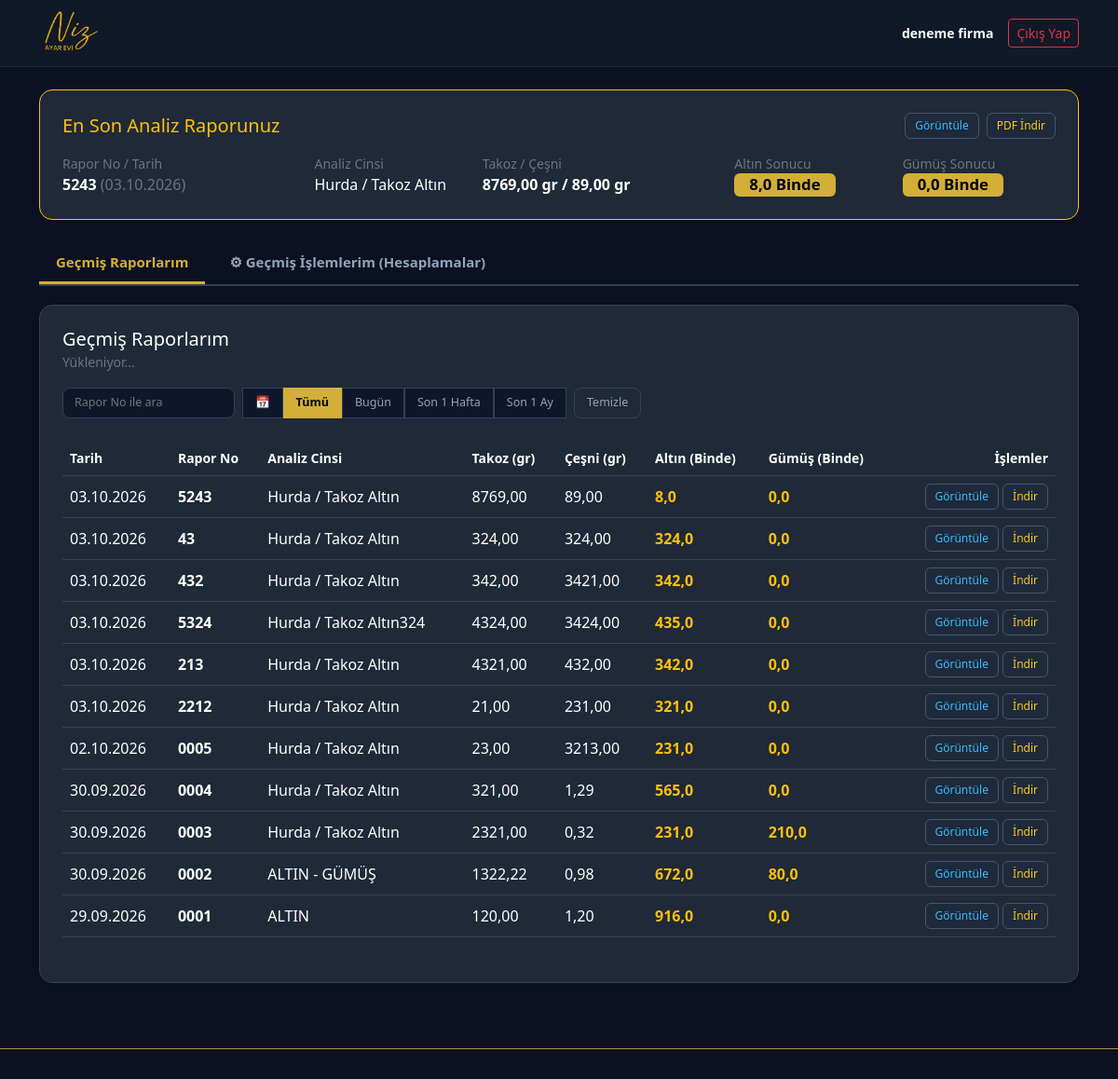
Screenshot of /panel/ (signed in) with the database file from the repository.
### ayarevi/models.py (models this page shows, shortened)
class MusteriProfili(models.Model):
    user = models.OneToOneField(User, on_delete=models.CASCADE, related_name='profil')
    firma_adi = models.CharField(max_length=150, verbose_name="Firma / Müşteri Adı")
    telefon = models.CharField(max_length=20, verbose_name="Ana Telefon Numarası", blank=True, null=True)
    ek_telefonlar = models.CharField(max_length=250, verbose_name="Ek Telefon Numaraları (Virgülle Ayırarak Yazınız)", blank=True, null=True)
    adres = models.TextField(verbose_name="Firma Adresi", blank=True, null=True)
    zorunlu_sifre_degisimi = models.BooleanField(default=True, verbose_name="İlk Girişte Şifre Değiştirsin mi?")
    class Meta:
        verbose_name = "Müşteri Profili"
        verbose_name_plural = "Müşteri Profilleri"

class Rapor(models.Model):
    musteri = models.ForeignKey(MusteriProfili, on_delete=models.CASCADE, related_name='raporlar')
    rapor_no = models.CharField(max_length=50, verbose_name="Rapor No")
    analiz_cinsi = models.CharField(max_length=100, verbose_name="Analiz Cinsi")
    takoz_agirligi = models.DecimalField(max_digits=10, decimal_places=2, verbose_name="Takoz Ağırlığı (gr)")
    cesni_agirligi = models.DecimalField(max_digits=10, decimal_places=2, verbose_name="Çeşni Ağırlığı (gr)")
    altin_binde = models.DecimalField(max_digits=6, decimal_places=2, verbose_name="Altın Binde")
    gumus_binde = models.DecimalField(max_digits=6, decimal_places=2, verbose_name="Gümüş Binde")
    tarih = models.DateTimeField(auto_now_add=True, verbose_name="İşlem Tarihi")
    class Meta:
        verbose_name = "Analiz Raporu"
        verbose_name_plural = "Analiz Raporları"

### ayarevi/views.py (the view)
# urls.py: path('panel/', views.musteri_paneli, name='musteri_paneli'),
@login_required
def musteri_paneli(request):
    if not hasattr(request.user, 'profil'):
        return redirect('/admin/')
    profil = request.user.profil
    if profil.zorunlu_sifre_degisimi:
        return redirect('sifre_degistir')
    raporlar = profil.raporlar.all().order_by('-tarih', '-id')
    son_rapor = raporlar.first()
    hesaplamalar = profil.hesaplamalar.all().order_by('-tarih')
    return render(request, 'panel.html', {
        'profil': profil,
        'son_rapor': son_rapor,
        'raporlar': raporlar,
        'hesaplamalar': hesaplamalar,
    })

### templates/panel.html (shortened to what this page needs)
{% load static %}
<!DOCTYPE html>
<html lang="tr">
<head>
<link href="https://cdn.jsdelivr.net/npm/bootstrap@5.3.3/dist/css/bootstrap.min.css" rel="stylesheet">
<link rel="stylesheet" href="https://cdn.jsdelivr.net/npm/flatpickr/dist/flatpickr.min.css">
<link rel="stylesheet" href="https://cdn.jsdelivr.net/npm/flatpickr/dist/themes/dark.css">
</head>
<body>
<nav class="navbar navbar-dark py-2">
    <div class="container d-flex justify-content-between align-items-center">
        <a href="{% url 'anasayfa' %}" class="d-flex align-items-center text-decoration-none" title="Ana Sayfaya Dön">
            <img src="{% static 'images/logo.png' %}" alt="Niz Ayar Evi" class="navbar-logo">
        </a>
        <div class="d-flex align-items-center gap-3">
            <span class="text-light small d-none d-sm-inline"><strong>{{ profil.firma_adi }}</strong></span>
            <a href="{% url 'cikis' %}" class="btn btn-sm btn-outline-danger">Çıkış Yap</a>
        </div>
    </div>
</nav>
<div class="container py-4">
    <div class="card card-custom p-4 mb-4 border-warning shadow-sm">
        <div class="d-flex justify-content-between align-items-center flex-wrap gap-2 mb-3">
            <h5 class="text-warning mb-0">En Son Analiz Raporunuz</h5>
            {% if son_rapor %}
                <div class="d-flex gap-2">
                    <a href="{% url 'rapor_pdf_indir' son_rapor.id %}?goruntule=1" target="_blank" class="btn btn-sm btn-action-view gap-1">Görüntüle</a>
                    <a href="{% url 'rapor_pdf_indir' son_rapor.id %}" class="btn btn-sm btn-action-download gap-1">PDF İndir</a>
                </div>
            {% endif %}
        </div>
        {% if son_rapor %}
            <div class="row g-3 align-items-center">
                <div class="col-lg-3 col-6"><span class="text-secondary small d-block">Rapor No / Tarih</span><strong class="text-white">{{ son_rapor.rapor_no }}</strong> <span class="text-secondary">({{ son_rapor.tarih|date:"d.m.Y" }})</span></div>
                <div class="col-lg-2 col-6"><span class="text-secondary small d-block">Analiz Cinsi</span><span class="text-white">{{ son_rapor.analiz_cinsi }}</span></div>
                <div class="col-lg-3 col-12"><span class="text-secondary small d-block">Takoz / Çeşni</span><span class="text-white fw-bold">{{ son_rapor.takoz_agirligi|floatformat:2 }} gr / {{ son_rapor.cesni_agirligi|floatformat:2 }} gr</span></div>
                <div class="col-lg-2 col-6"><span class="text-secondary small d-block">Altın Sonucu</span><span class="badge badge-gold px-3 py-1">{{ son_rapor.altin_binde|floatformat:1 }} Binde</span></div>
                <div class="col-lg-2 col-6"><span class="text-secondary small d-block">Gümüş Sonucu</span><span class="badge badge-gold px-3 py-1">{{ son_rapor.gumus_binde|floatformat:1 }} Binde</span></div>
            </div>
        {% else %}
            <p class="text-secondary mb-0">Henüz adınıza kayıtlı bir analiz raporu bulunmamaktadır.</p>
        {% endif %}
    </div>
    <div class="nav-tabs-custom">
        <button type="button" class="nav-tab-custom-btn active" onclick="anaSekmeDegistir('sekmeRaporlar', this)">
            Geçmiş Raporlarım
        </button>
        <button type="button" class="nav-tab-custom-btn" onclick="anaSekmeDegistir('sekmeIslemler', this)">
            ⚙ Geçmiş İşlemlerim (Hesaplamalar)
        </button>
    </div>
    <div id="sekmeRaporlar" class="ana-sekme-pane card card-custom p-4 mb-4 shadow-sm">
        <div class="d-flex justify-content-between align-items-center flex-wrap gap-3 mb-4">
            <div>
                <h5 class="text-white mb-0">Geçmiş Raporlarım</h5>
                <span class="text-secondary small" id="raporSayac">Yükleniyor...</span>
            </div>
            <div class="d-flex align-items-center flex-wrap gap-2 w-100 w-md-auto">
                <input type="text" id="raporAramaInput" class="search-input-compact flex-fill flex-md-grow-0" placeholder="Rapor No ile ara">
                <div class="btn-group btn-group-sm flex-fill flex-md-grow-0">
                    <button type="button" class="filter-btn calendar-btn" id="takvimRaporlar" title="Gün Seç">📅</button>
                    <button type="button" class="filter-btn active" id="btnRaporAll" onclick="hizliFiltreRapor('all', this)">Tümü</button>
                    <button type="button" class="filter-btn" onclick="hizliFiltreRapor('today', this)">Bugün</button>
                    <button type="button" class="filter-btn" onclick="hizliFiltreRapor('week', this)">Son 1 Hafta</button>
                    <button type="button" class="filter-btn" onclick="hizliFiltreRapor('month', this)">Son 1 Ay</button>
                </div>
                <button type="button" class="btn-clear flex-fill flex-md-grow-0" onclick="filtreleriSifirlaRapor()">Temizle</button>
            </div>
        </div>
        <div class="table-responsive">
            <table class="table table-dark table-hover align-middle mb-0">
                <thead>
                    <tr class="text-secondary small">
                        <th>Tarih</th><th>Rapor No</th><th>Analiz Cinsi</th><th>Takoz (gr)</th><th>Çeşni (gr)</th><th>Altın (Binde)</th><th>Gümüş (Binde)</th><th class="text-end">İşlemler</th>
                    </tr>
                </thead>
                <tbody>
                    {% for r in raporlar %}
                        <tr class="rapor-satir" data-date="{{ r.tarih|date:'Y-m-d' }}" data-rapor-no="{{ r.rapor_no|lower }}">
                            <td>{{ r.tarih|date:"d.m.Y" }}</td>
                            <td class="fw-bold text-white">{{ r.rapor_no }}</td>
                            <td>{{ r.analiz_cinsi }}</td>
                            <td>{{ r.takoz_agirligi|floatformat:2 }}</td>
                            <td>{{ r.cesni_agirligi|floatformat:2 }}</td>
                            <td><span class="text-warning fw-bold">{{ r.altin_binde|floatformat:1 }}</span></td>
                            <td><span class="text-warning fw-bold">{{ r.gumus_binde|floatformat:1 }}</span></td>
                            <td class="text-end">
                                <a href="{% url 'rapor_pdf_indir' r.id %}?goruntule=1" target="_blank" class="btn-action-view">Görüntüle</a>
                                <a href="{% url 'rapor_pdf_indir' r.id %}" class="btn-action-download">İndir</a>
                            </td>
                        </tr>
                    {% empty %}
                        <tr><td colspan="8" class="text-center text-secondary py-4">Kayıtlı analiz raporu bulunamadı.</td></tr>
                    {% endfor %}
                </tbody>
            </table>
        </div>
    </div>
</div>
<div class="ticker-bar">
    <div class="ticker-content">
    </div>
</div>
</body>
</html>

### templates/panel.html (style rules this page uses)
body { background-color: #0b1120; color: #f1f5f9; font-family: system-ui, sans-serif; padding-bottom: 55px; }
.navbar { background-color: #111827; border-bottom: 1px solid #1f2937; }
.card-custom { background-color: #1f2937; border: 1px solid #374151; border-radius: 14px; }
.badge-gold { background-color: #d4af37; color: #000; font-weight: 700; font-size: 1.05rem; }
.table-dark { --bs-table-bg: #1f2937; --bs-table-border-color: #374151; }
.navbar-logo { max-height: 55px; width: auto; filter: invert(74%) sepia(42%) saturate(942%) hue-rotate(359deg) brightness(91%) contrast(89%); }
.btn-action-view, .btn-action-download { background-color: #1e293b; border: 1px solid #475569; padding: 4px 10px; border-radius: 6px; display: inline-flex; align-items: center; text-decoration: none; cursor: pointer; font-size: 12px; }
.btn-action-view { color: #38bdf8; }
.btn-action-download { color: #facc15; }
.search-input-compact { background-color: #0f172a; border: 1px solid #334155; color: #ffffff; font-size: 12.5px; border-radius: 8px; padding: 6px 12px; width: 185px; }
.nav-tabs-custom { display: flex; gap: 8px; border-bottom: 2px solid #374151; margin-bottom: 20px; }
.nav-tab-custom-btn { background: transparent; border: none; border-bottom: 3px solid transparent; color: #94a3b8; font-weight: 600; font-size: 15px; padding: 10px 18px; cursor: pointer; transition: all 0.2s; }
.nav-tab-custom-btn.active { color: #d4af37; border-bottom-color: #d4af37; }
.filter-btn { background-color: #0f172a; border: 1px solid #334155; color: #94a3b8; font-size: 12.5px; padding: 6px 13px; }
.filter-btn.active { background-color: #d4af37; border-color: #d4af37; color: #000000; font-weight: 700; }
.filter-btn.calendar-btn { color: #d4af37; }
.btn-clear { background-color: transparent; border: 1px solid #334155; color: #94a3b8; font-size: 12.5px; border-radius: 8px; padding: 6px 13px; }
.ticker-bar { position: fixed; bottom: 0; left: 0; width: 100%; background-color: #0b1120; border-top: 1px solid #b38e44; color: #e2e8f0; overflow: hidden; white-space: nowrap; z-index: 9999; padding: 7px 0; font-size: 12px; }
.ticker-content { display: inline-block; white-space: nowrap; padding-left: 100%; animation: tickerAnimation 55s linear infinite; }

### rows the page displays
MusteriProfili: firma_adi "deneme firma"
Rapor: rapor_no "5243", tarih "03.10.2026", analiz_cinsi "Hurda / Takoz Altın", takoz_agirligi "8769,00", cesni_agirligi "89,00", altin_binde "8,0", gumus_binde "0,0"
Rapor: tarih "03.10.2026", rapor_no "43", analiz_cinsi "Hurda / Takoz Altın", takoz_agirligi "324,00", cesni_agirligi "324,00", altin_binde "324,0", gumus_binde "0,0"
Rapor: tarih "03.10.2026", rapor_no "432", analiz_cinsi "Hurda / Takoz Altın", takoz_agirligi "342,00", cesni_agirligi "3421,00", altin_binde "342,0", gumus_binde "0,0"
Rapor: tarih "03.10.2026", rapor_no "5324", analiz_cinsi "Hurda / Takoz Altın324", takoz_agirligi "4324,00", cesni_agirligi "3424,00", altin_binde "435,0", gumus_binde "0,0"
Rapor: tarih "03.10.2026", rapor_no "213", analiz_cinsi "Hurda / Takoz Altın", takoz_agirligi "4321,00", cesni_agirligi "432,00", altin_binde "342,0", gumus_binde "0,0"
Rapor: tarih "03.10.2026", rapor_no "2212", analiz_cinsi "Hurda / Takoz Altın", takoz_agirligi "21,00", cesni_agirligi "231,00", altin_binde "321,0", gumus_binde "0,0"
Rapor: tarih "02.10.2026", rapor_no "0005", analiz_cinsi "Hurda / Takoz Altın", takoz_agirligi "23,00", cesni_agirligi "3213,00", altin_binde "231,0", gumus_binde "0,0"
Rapor: tarih "30.09.2026", rapor_no "0004", analiz_cinsi "Hurda / Takoz Altın", takoz_agirligi "321,00", cesni_agirligi "1,29", altin_binde "565,0", gumus_binde "0,0"
Rapor: tarih "30.09.2026", rapor_no "0003", analiz_cinsi "Hurda / Takoz Altın", takoz_agirligi "2321,00", cesni_agirligi "0,32", altin_binde "231,0", gumus_binde "210,0"
Rapor: tarih "30.09.2026", rapor_no "0002", analiz_cinsi "ALTIN - GÜMÜŞ", takoz_agirligi "1322,22", cesni_agirligi "0,98", altin_binde "672,0", gumus_binde "80,0"
Rapor: tarih "29.09.2026", rapor_no "0001", analiz_cinsi "ALTIN", takoz_agirligi "120,00", cesni_agirligi "1,20", altin_binde "916,0", gumus_binde "0,0"
